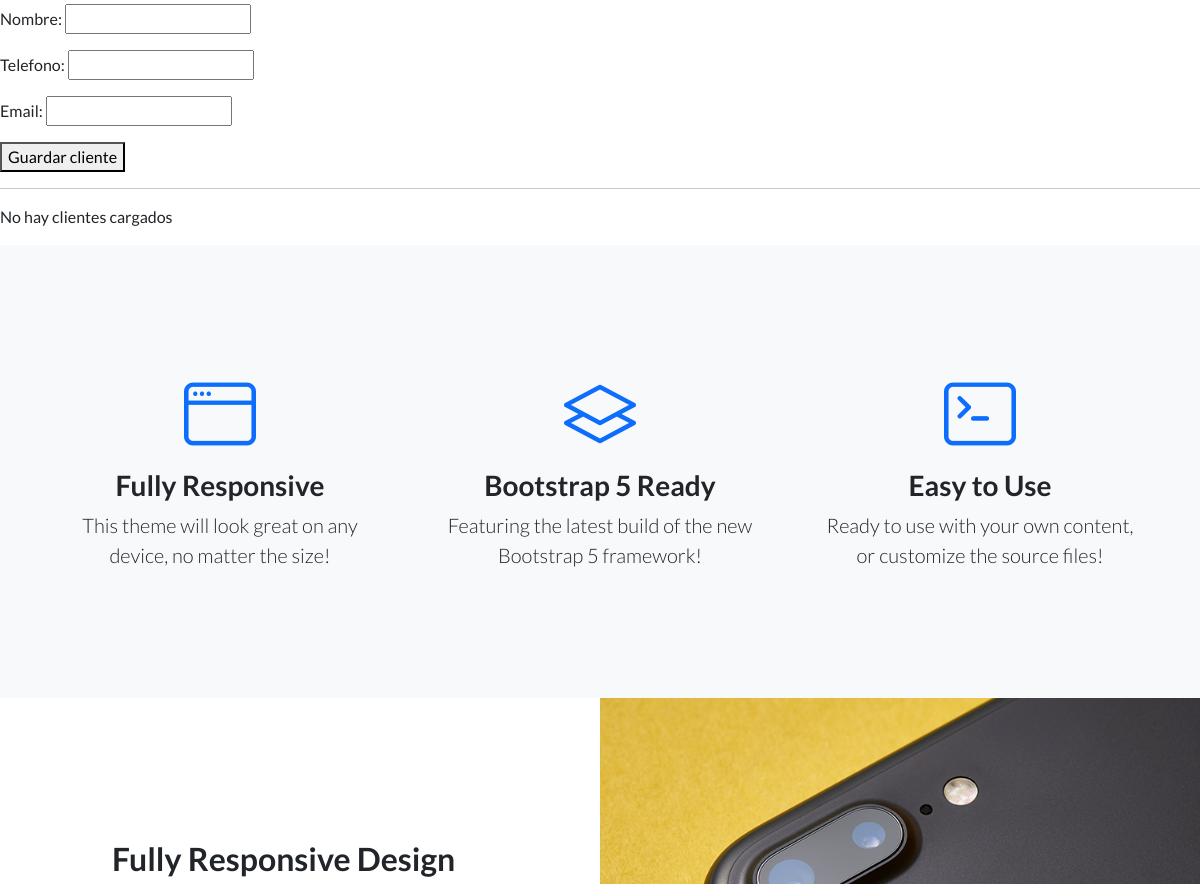
/clientes/ (middle part), run on an earlier commit of the app's database.
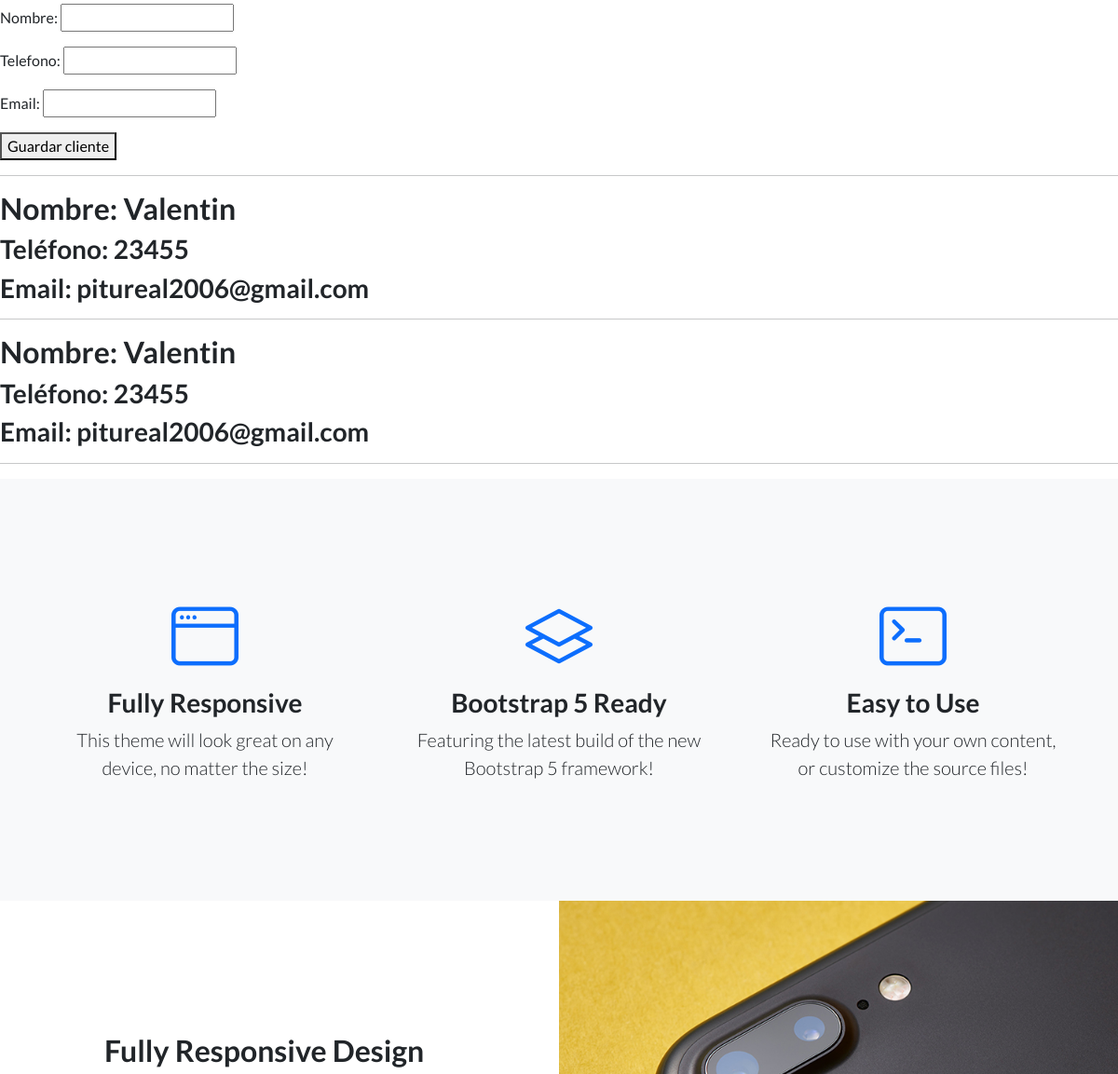
And on a later commit of the database.
### blog/models.py (models this page shows, shortened)
class cliente(models.Model):
    nombre = models.CharField(max_length=100)
    email = models.EmailField()
    telefono = models.CharField(max_length=20)

### blog/views.py (the view)
# urls.py: path("clientes/", clientes, name="clientes"),
def clientes(request):
    if request.method == "POST":
        form = ClienteForm(request.POST)
        if form.is_valid():
            form.save()
            return redirect("clientes")
    else:
        form = ClienteForm()
    clientes = cliente.objects.all()
    return render(
        request,
        "blog/form_clientes.html",
        {
            "form": form,
            "clientes": clientes
        }
    )

### blog/forms.py
class ClienteForm(forms.ModelForm):
    class Meta:
        model = cliente
        fields = ['nombre', 'telefono', 'email']

### blog/templates/blog/form_clientes.html (shortened to what this page needs)
{% extends "blog/inicio.html" %}
{% load static %}
{% block contenidoQueCambia %}
<form method="POST">
    {{ form.as_p }}
    <button type="submit">Guardar cliente</button>
</form>
<hr>
{% for cliente in clientes %}
    <h2>Nombre: {{ cliente.nombre }}</h2>
    <h3>Teléfono: {{ cliente.telefono }}</h3>
    <h3>Email: {{ cliente.email }}</h3>
    <hr>
{% empty %}
    <p>No hay clientes cargados</p>
{% endfor %}
{% endblock %}

What changed in the data, as far as the page shows it:
added cliente: nombre "Valentin", telefono "23455", email "pitureal2006@gmail.com"
added cliente: nombre "Valentin", telefono "23455", email "pitureal2006@gmail.com"
Also different on the page:
text no longer shown: "No hay clientes cargados"
